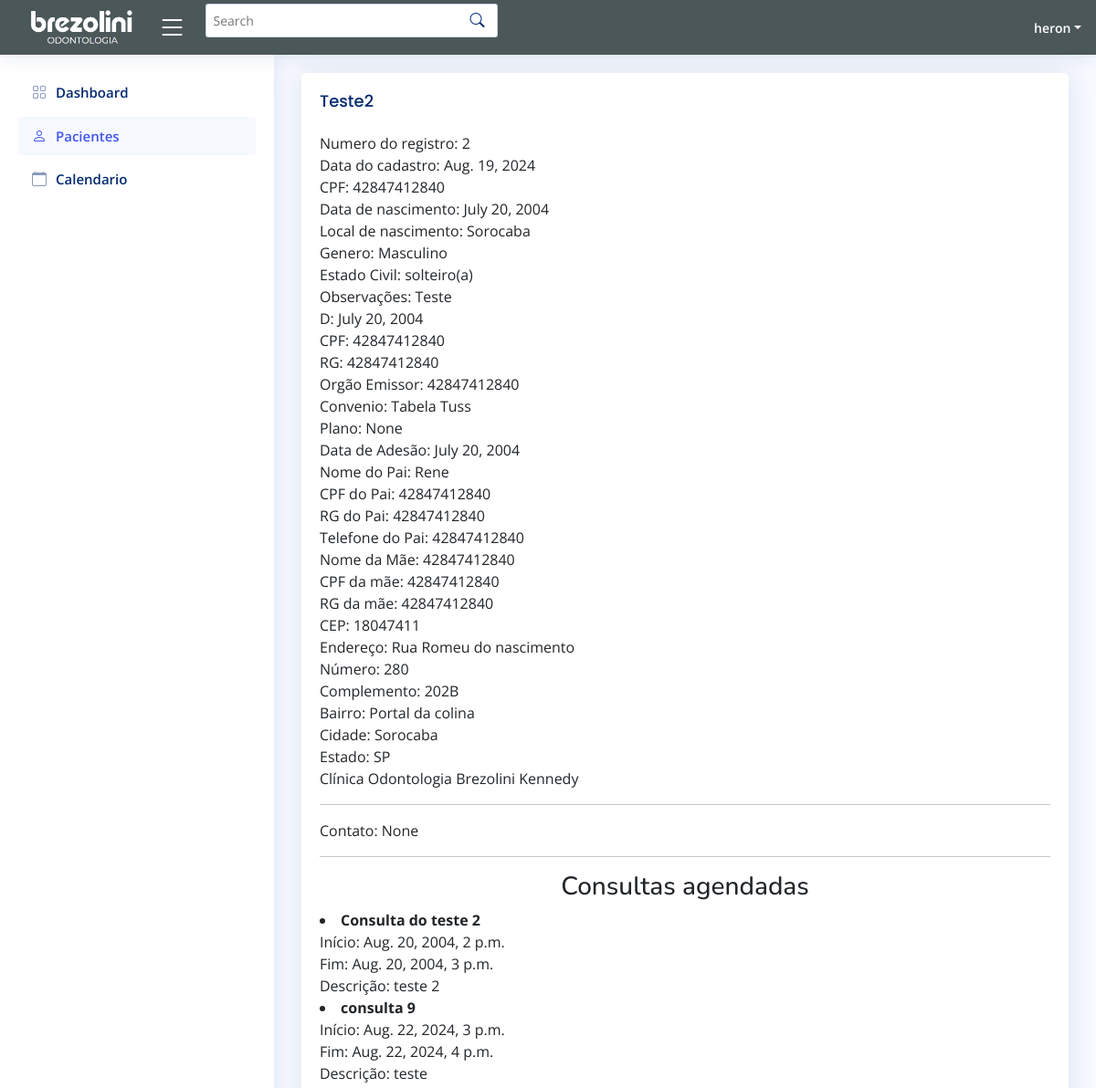
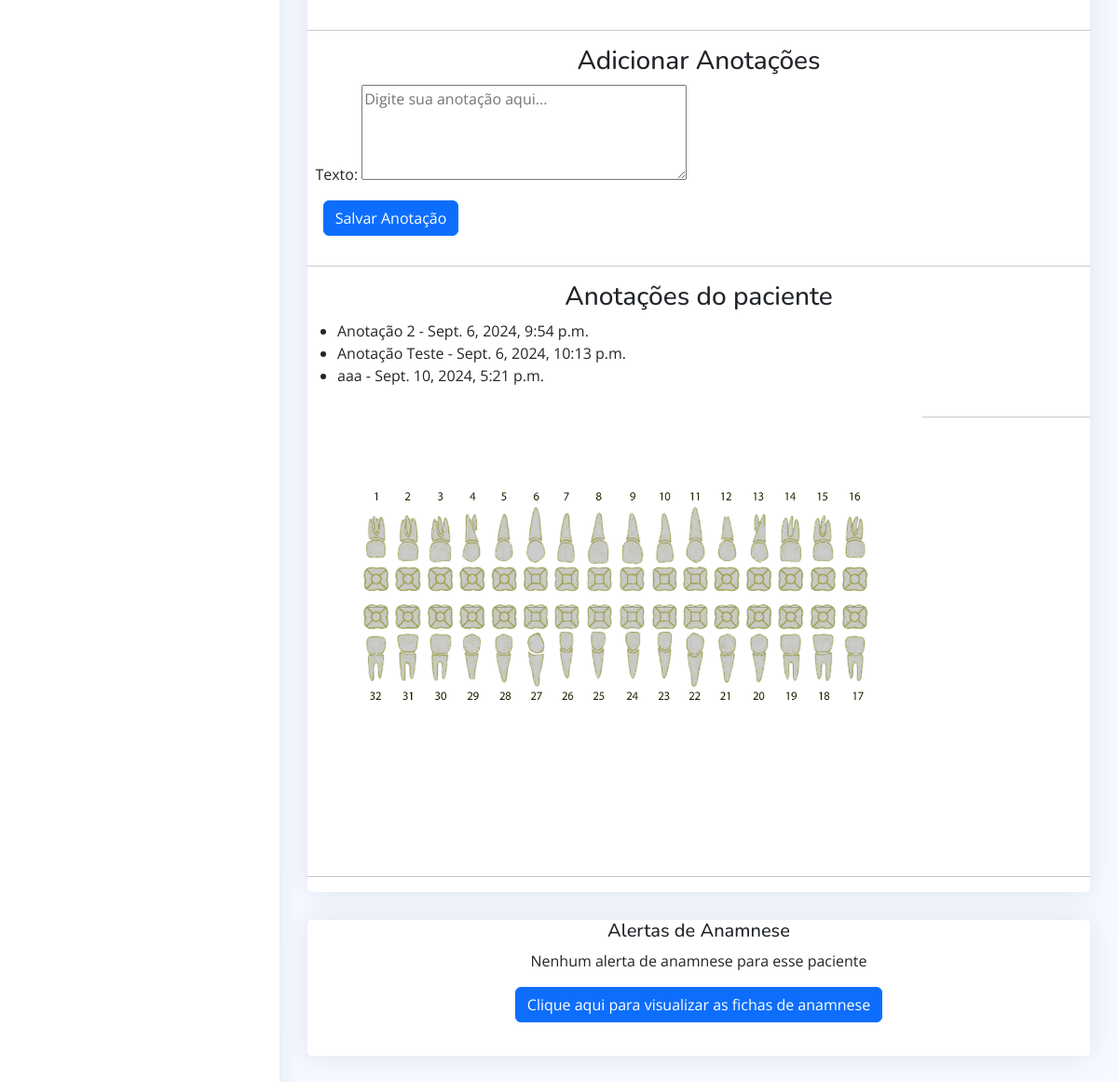
Screenshot of /pagina_paciente/2/ (signed in) with the database file from the repository (2 pictures, top to bottom).
### app/models.py (models this page shows, shortened)
class Paciente(models.Model):
    Nome = models.CharField(max_length=100, blank=False, null=True)
    Email = models.CharField(max_length=100, blank=False, null=True)
    Data_cadastro = models.DateField(blank=False, null=True)
    Data_Nascimento = models.DateField(blank=False, null=True)
    Estado_civil = models.CharField(max_length=100, blank=False, null=True)
    Grupo = models.CharField(max_length=100, blank=False, null=True)
    Situacao_atual = models.CharField(max_length=100, blank=False, null=True)
    observacoes= models.CharField(max_length=256, blank=False, null=True)
    genero = models.CharField(max_length=100, blank=False, null=True)
    celular = models.CharField(max_length=20, blank=False, null=True)
    clinica = models.CharField(max_length=100, blank=False, null=True)
    local_nascimento = models.CharField(max_length=100, blank=False, null=True)
    CPF = models.CharField(max_length=100, blank=False, null=True)
    RG = models.CharField(max_length=100, blank=False, null=True)
    Orgao_emissor = models.CharField(max_length=100, blank=False, null=True)
    Convenio = models.CharField(max_length=100, blank=False, null=True)
    Plano = models.CharField(max_length=100, blank=False, null=True)
    Data_adesao = models.DateField(blank=False, null=True)
    Nome_pai = models.CharField(max_length=100, blank=True, null=True)
    CPF_pai = models.CharField(max_length=100, blank=True, null=True)
    RG_pai = models.CharField(max_length=100, blank=True, null=True)
    Telefone_pai = models.CharField(max_length=100, blank=True, null=True)
    Nome_mae = models.CharField(max_length=100, blank=True, null=True)
    Cpf_mae = models.CharField(max_length=100, blank=True, null=True)
    Rg_mae = models.CharField(max_length=100, blank=True, null=True)
    Telefone_mae=models.CharField(max_length=100, blank=True, null=True)
    CEP=models.IntegerField(blank=False, null=True)
    Endereco = models.CharField(max_length=100, blank=False, null=True)
    Numero = models.IntegerField(blank=False, null=True)
    Complemento = models.CharField(max_length=100, blank=False, null=True)
    Bairro = models.CharField(max_length=100, blank=False, null=True)
    Cidade = models.CharField(max_length=100, blank=False, null=True)
    Estado = models.CharField(max_length=100, blank=False, null=True)

class EventAbstract(models.Model):
    is_active = models.BooleanField(default=True)
    is_deleted = models.BooleanField(default=False)
    created_at = models.DateTimeField(auto_now_add=True)
    updated_at = models.DateTimeField(auto_now=True)
    class Meta:
        abstract = True

class Event(EventAbstract):
    user = models.ForeignKey(User, on_delete=models.CASCADE, related_name="events")
    title = models.CharField(max_length=200)
    description = models.TextField()
    start_time = models.DateTimeField()
    end_time = models.DateTimeField()
    paciente = models.ForeignKey(Paciente, on_delete=models.CASCADE, related_name="events", blank=True, null=True)
    objects = EventManager()

class Anotacao(models.Model):
    paciente = models.ForeignKey(Paciente, on_delete=models.CASCADE, related_name='anotacoes')
    texto = models.TextField()
    data_criacao = models.DateTimeField(default=timezone.now)

### app/views.py (the view, shortened to what this page needs)
# urls.py: path("pagina_paciente/<int:paciente_id>/", views.pagina_paciente, name='pagina_paciente'),
@login_required(login_url="/")
def pagina_paciente(request, paciente_id):
    paciente = get_object_or_404(Paciente, id=paciente_id)
    eventos = Event.objects.filter(paciente=paciente)
    anotacoes = Anotacao.objects.filter(paciente=paciente)
    odontograma, created = Odontograma.objects.get_or_create(paciente=paciente)
    if request.method == 'POST':
        form = AnotacaoForm(request.POST)
        dente_form = DenteForm(request.POST, instance=odontograma)
        if form.is_valid():
            anotacao = form.save(commit=False)
            anotacao.paciente = paciente
            anotacao.save()
        if dente_form.is_valid():
            dente_form.save()
        block_id = request.POST.get('block_id')
        if block_id:
            color = request.POST.get('color', '#cccccc')
            position_x = int(request.POST.get('position_x', 0))
            position_y = int(request.POST.get('position_y', 0))
            clicks = int(request.POST.get('clicks', 0))
            Block.objects.update_or_create(
                paciente=paciente,
                position_x=position_x,
                position_y=position_y,
                defaults={
                    'color': color,
                    'clicks': clicks,
                }
            )
        return redirect('pagina_paciente', paciente_id=paciente.id)
    else:
        form = AnotacaoForm()
        dente_form = DenteForm(instance=odontograma)
    blocks = Block.objects.filter(paciente=paciente)
    context = {
        "object": paciente,
        "eventos": eventos,
        "anotacoes": anotacoes,
        "form": form,
        "odontograma": odontograma,
        "dente": dente_form,
        "blocks": blocks
    }
    return render(request, 'frontend/pagina_paciente.html', context)

### app/forms.py
class AnotacaoForm(forms.ModelForm):
    class Meta:
        model = Anotacao
        fields = ['texto']
        widgets = {
            'texto': forms.Textarea(attrs={'rows': 4, 'placeholder': 'Digite sua anotação aqui...'}),
        }

### app/templates/frontend/pagina_paciente.html (shortened to what this page needs)
<html lang="en">
  {% load static %}
<head>
    <link rel="stylesheet" href="{% static "style.css" %}">
  <link href="{% static "vendor/bootstrap/css/bootstrap.min.css" %}" rel="stylesheet">
  <link href="{% static "vendor/bootstrap-icons/bootstrap-icons.css" %}" rel="stylesheet">
  <link href="{% static "vendor/boxicons/css/boxicons.min.css" %}" rel="stylesheet">
  <link href="{% static "vendor/quill/quill.snow.css" %}" rel="stylesheet">
  <link href="{% static "vendor/quill/quill.bubble.css" %}" rel="stylesheet">
  <link href="{% static "vendor/remixicon/remixicon.css" %}" rel="stylesheet">
  <link href="{% static "vendor/simple-datatables/style.css" %}" rel="stylesheet">
  <link href="{% static "css/style.css" %}" rel="stylesheet">
</head>
<body>
  <header id="header" class="header fixed-top d-flex align-items-center" style="background-color:rgb(76, 87, 90);">
    <div class="d-flex align-items-center justify-content-between" >
      <a href="{% url 'index' %}" class="d-flex align-items-center">
        <img src="{% static "img/brezoliniodontologia.PNG" %}" height="50px">
      </a>
      <i class="bi bi-list toggle-sidebar-btn"></i>
    </div>
    <div class="search-bar">
      <form class="search-form d-flex align-items-center" method="POST" action="#">
        <input type="text" name="query" placeholder="Search" title="Enter search keyword">
        <button type="submit" title="Search"><i class="bi bi-search"></i></button>
      </form>
    </div>
    <nav class="header-nav ms-auto">
      <ul class="d-flex align-items-center">
        <li class="nav-item dropdown pe-3">
          <a class="nav-link nav-profile d-flex align-items-center pe-0" href="#" data-bs-toggle="dropdown">
            <span class="d-none d-md-block dropdown-toggle ps-2" style="color: white;">{{ user.username }}</span>
          </a>
        </li>
      </ul>
    </nav>
  </header>
  <aside id="sidebar" class="sidebar">
    <ul class="sidebar-nav" id="sidebar-nav">
      <li class="nav-item">
        <a class="nav-link collapsed" href="{% url 'index' %}">
          <i class="bi bi-grid"></i>
          <span>Dashboard</span>
        </a>
      </li>
      <li class="nav-item">
        <a class="nav-link " href="{% url 'pacientes' %}">
          <i class="bi bi-person"></i>
          <span>Pacientes</span>
        </a>
      </li>
      <li class="nav-item">
        <a class="nav-link collapsed" href="{% url 'calendario' %}">
          <i class="bi bi-calendar"></i>
          <span>Calendario</span>
        </a>
      </li>
    </ul>
  </aside>
  <main id="main" class="main">
      <div class="card">
          <div class="card-body">
              <h5 class="card-title">{{ object.Nome }}</h5>
              <div class="row">
                  <div>Numero do registro: {{object.id}}</div>
                  <div>Data do cadastro: {{object.Data_cadastro}}</div>
                  <div>CPF: {{object.CPF}}</div>
                  <div>Data de nascimento: {{object.Data_Nascimento}}</div>
                  <div>Local de nascimento: {{object.local_nascimento}}</div>
                  <div>Genero: {{object.genero}}</div>
                  <div>Estado Civil: {{object.Estado_civil}}</div>
                  <div>Observações: {{object.observacoes}}</div>
                  <div>D: {{object.Data_Nascimento}}</div>
                  <div>CPF: {{object.CPF}}</div>
                  <div>RG: {{object.RG}}</div>
                  <div>Orgão Emissor: {{object.Orgao_emissor}}</div>
                  <div>Convenio: {{object.Convenio}}</div>
                  <div>Plano: {{object.Plano}}</div>
                  <div>Data de Adesão: {{object.Data_adesao}}</div>
                  <div>Nome do Pai: {{object.Nome_pai}}</div>
                  <div>CPF do Pai: {{object.CPF_pai}}</div>
                  <div>RG do Pai: {{object.RG_pai}}</div>
                  <div>Telefone do Pai: {{object.Telefone_pai}}</div>
                  <div>Nome da Mãe: {{object.Nome_mae}}</div>
                  <div>CPF da mãe: {{object.Cpf_mae}}</div>
                  <div>RG da mãe: {{object.Rg_mae}}</div>
                  <div>CEP: {{object.CEP}}</div>
                  <div>Endereço: {{object.Endereco}}</div>
                  <div>Número: {{object.Numero}}</div>
                  <div>Complemento: {{object.Complemento}}</div>
                  <div>Bairro: {{object.Bairro}}</div>
                  <div>Cidade: {{object.Cidade}}</div>
                  <div>Estado: {{object.Estado}}</div>
              </div>
              <div class="row">
                <div>Clínica Odontologia Brezolini Kennedy</div>
            </div>
            <hr>
            <div class="row">
              <div>Contato: {{object.celular}} </div>
          </div><hr>
          <h3 style="text-align: center;">Consultas agendadas</h3>
          {% if eventos %}
          {% for evento in eventos %}
              <li>
                  <strong>{{ evento.title }}</strong><br>
                  Início: {{ evento.start_time }}<br>
                  Fim: {{ evento.end_time }}<br>
                  Descrição: {{ evento.description }}
              </li>
          {% endfor %}
      {% else %}
          <li>Sem eventos associados.</li>
      {% endif %}
          </div><hr>
          <h3 style="text-align: center;">Adicionar Anotações</h3>
    <form method="post" style="margin-left: 1%;">
        {{ form.as_p }}
        <button style="margin-left: 1%" class="btn btn-primary" type="submit">Salvar Anotação</button>
    </form><hr>
          <h3 style="text-align: center;">Anotações do paciente</h3>
    <ul>
        {% for anotacao in anotacoes %}
        <li>{{ anotacao.texto }} - {{ anotacao.data_criacao }}</li>
        {% empty %}
        <li>Nenhuma anotação registrada.</li>
        {% endfor %}
    </ul><hr>
        <table>
          <img src="{% static "img/odontograma.PNG" %}" style="position: absolute; width: 660px; margin-top: 1550px; pointer-events: none; z-index: 10;">
        <div style="
        width: 675px;
        height: 460px;
        position: relative;
        display: flex;
        justify-content: center;
        align-items: center;
        padding: 115px 65px;
        padding-top: 40px;
        padding-left:60px;
        box-sizing: border-box;
    ">
        <div id="grid" style="
            display: grid;
            grid-template-columns: repeat(16, 32px);
            grid-template-rows: repeat(2, 145px);
            gap: 2px;
            width: 100%;
            height: 100%;
        ">
        </div>
    </div>
        </table>
    <hr>
      </div>
  <div class="card">
    <div class="card-body">
        <div class="text-center">
          <h5>Alertas de Anamnese</h5>
          <p>Nenhum alerta de anamnese para esse paciente</p>
          <a href="fichas_de_anamnese.html" class="btn btn-primary">Clique aqui para visualizar as fichas de anamnese</a>
        </div>
        <ul class="list-group list-group-flush">
            <li class="list-group-item"></li>
        </ul>
    </div>
  </div>
  </main>
</body>
</html>

### app/static/style.css (style rules this page uses)
body { margin-top:20px; }

### app/static/css/style.css (style rules this page uses)
:root { scroll-behavior: smooth; }
body { font-family: "Open Sans", sans-serif; background: #f6f9ff; color: #444444; }
a { color: #4154f1; text-decoration: none; }
h1, h2, h3, h4, h5, h6 { font-family: "Nunito", sans-serif; }
#main { margin-top: 60px; padding: 20px 30px; transition: all 0.3s; }
.card { margin-bottom: 30px; border: none; border-radius: 5px; box-shadow: 0px 0 30px rgba(1, 41, 112, 0.1); }
.card-title { padding: 20px 0 15px 0; font-size: 18px; font-weight: 500; color: #012970; font-family: "Poppins", sans-serif; }
.card-body { padding: 0 20px 20px 20px; }
.header { transition: all 0.5s; z-index: 997; height: 60px; box-shadow: 0px 2px 20px rgba(1, 41, 112, 0.1); background-color: #fff; padding-left: 20px; }
.header .toggle-sidebar-btn { font-size: 32px; padding-left: 10px; cursor: pointer; color: #ffffff; }
.header .search-bar { min-width: 360px; padding: 0 20px; }
.header .search-form { width: 100%; }
.header .search-form input { border: 0; font-size: 14px; color: #012970; border: 1px solid rgba(1, 41, 112, 0.2); padding: 7px 38px 7px 8px; border-radius: 3px; transition: 0.3s; width: 100%; }
.header .search-form button { border: 0; padding: 0; margin-left: -30px; background: none; }
.header .search-form button i { color: #012970; }
.header-nav ul { list-style: none; }
.header-nav>ul { margin: 0; padding: 0; }
.header-nav .nav-profile { color: #012970; }
.header-nav .nav-profile span { font-size: 14px; font-weight: 600; }
.sidebar { position: fixed; top: 60px; left: 0; bottom: 0; width: 300px; z-index: 996; transition: all 0.3s; padding: 20px; overflow-y: auto; scrollbar-width: thin; scrollbar-color: #aab7cf transparent; box-shadow: 0px 0px 20px rgba(1, 41, 112, 0.1); background-color: #fff; }
@media (min-width: 1200px) { #main, #footer { margin-left: 300px; } }
.sidebar-nav { padding: 0; margin: 0; list-style: none; }
.sidebar-nav li { padding: 0; margin: 0; list-style: none; }
.sidebar-nav .nav-item { margin-bottom: 5px; }
.sidebar-nav .nav-link { display: flex; align-items: center; font-size: 15px; font-weight: 600; color: #4154f1; transition: 0.3; background: #f6f9ff; padding: 10px 15px; border-radius: 4px; }
.sidebar-nav .nav-link i { font-size: 16px; margin-right: 10px; color: #4154f1; }
.sidebar-nav .nav-link.collapsed { color: #012970; background: #fff; }
.sidebar-nav .nav-link.collapsed i { color: #899bbd; }

### app/templates/frontend/pagina_paciente.html (style rules this page uses)
@media (min-width: 768px) { .card-body .row { display: flex; flex-wrap: wrap; justify-content: space-between; } }

### rows the page displays
Paciente: Nome "Teste2", id "2", Data_cadastro "Aug. 19, 2024", CPF "42847412840", Data_Nascimento "July 20, 2004", local_nascimento "Sorocaba", genero "Masculino", Estado_civil "solteiro(a)", observacoes "Teste", RG "42847412840", Orgao_emissor "42847412840", Convenio "Tabela Tuss", Plano "None", Data_adesao "July 20, 2004", Nome_pai "Rene", CPF_pai "42847412840", RG_pai "42847412840", Telefone_pai "42847412840", Nome_mae "42847412840", Cpf_mae "42847412840", Rg_mae "42847412840", CEP "18047411", Endereco "Rua Romeu do nascimento", Numero "280", Complemento "202B", Bairro "Portal da colina", Cidade "Sorocaba", Estado "SP", celular "None"
Event: title "Consulta do teste 2", start_time "Aug. 20, 2004, 2 p.m.", end_time "Aug. 20, 2004, 3 p.m.", description "teste 2"
Event: title "consulta 9", start_time "Aug. 22, 2024, 3 p.m.", end_time "Aug. 22, 2024, 4 p.m.", description "teste"
Anotacao: texto "Anotação 2", data_criacao "Sept. 6, 2024, 9:54 p.m."
Anotacao: texto "Anotação Teste", data_criacao "Sept. 6, 2024, 10:13 p.m."
Anotacao: texto "aaa", data_criacao "Sept. 10, 2024, 5:21 p.m."

### other values shown
{{ user.username }} "heron"
